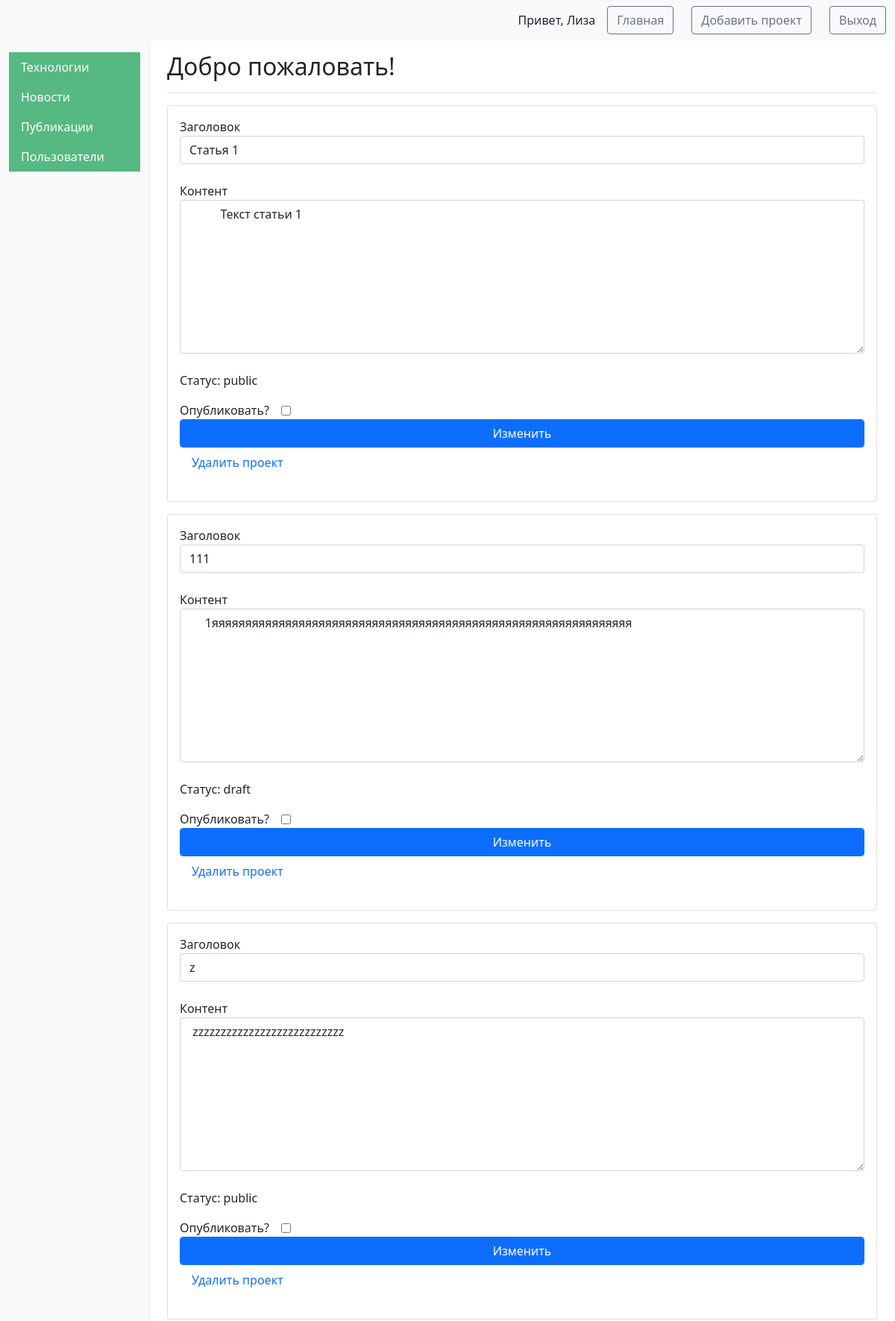
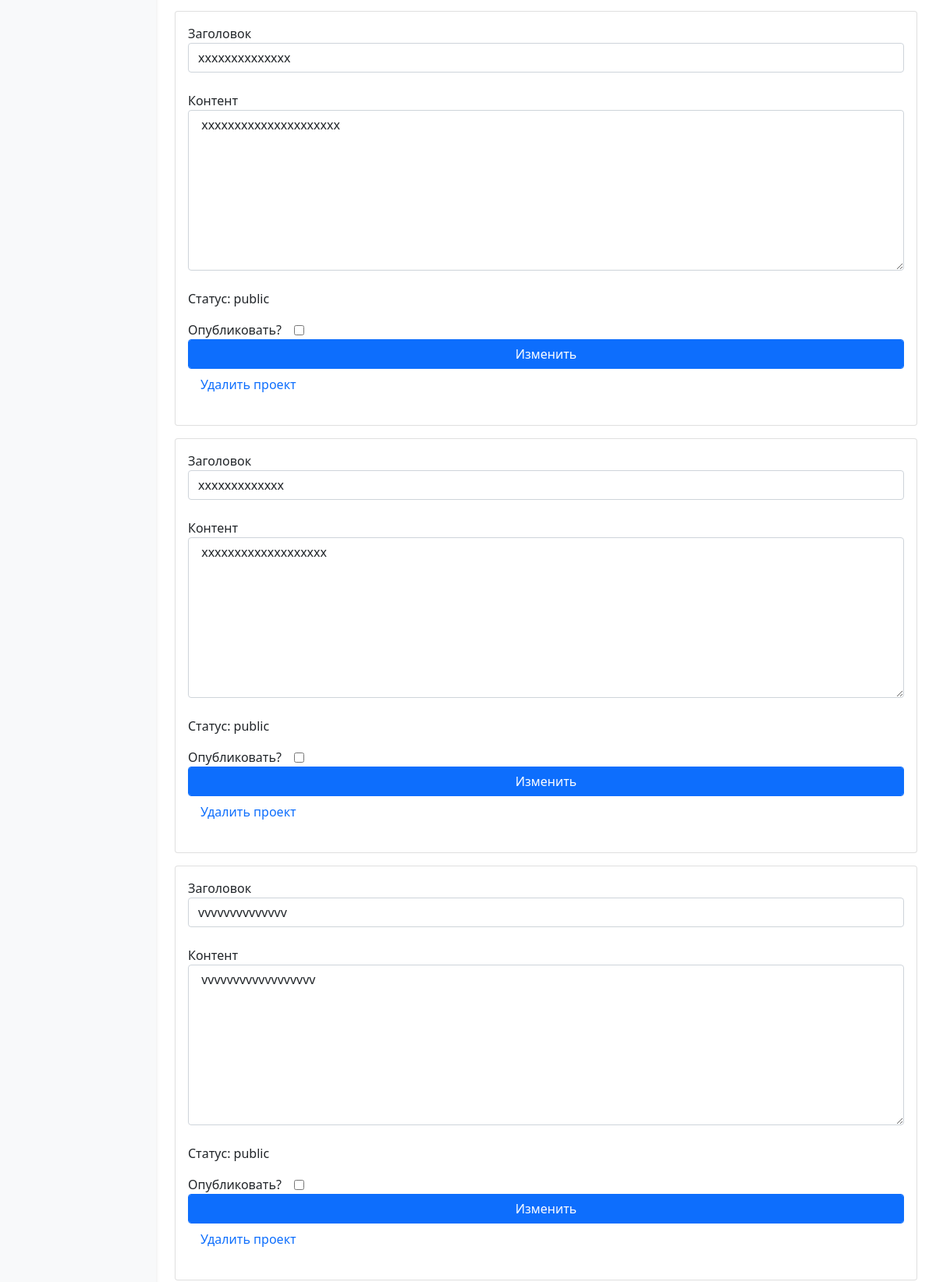
The page /post_admin (signed in, upper part) on the database its author committed (2 pictures, top to bottom).
### tables this page shows
CREATE TABLE users (
    id INTEGER PRIMARY KEY AUTOINCREMENT,
    name TEXT NOT NULL,
    email TEXT NOT NULL,
    psw TEXT NOT NULL,
    is_admin INTEGER NOT NULL
);

CREATE TABLE posts (
    id INTEGER PRIMARY KEY AUTOINCREMENT,
    created TIMESTAMP NOT NULL DEFAULT CURRENT_TIMESTAMP,
    title TEXT NOT NULL,
    content TEXT NOT NULL,
    status TEXT DEFAULT draft,
    author TEXT NOT NULL
);

### app.py (the view, shortened to what this page needs)
@app.route('/post_admin', methods=["POST", "GET"])
@login_required
def post_admin():
    data = None
    if int(current_user.get_admin()) == 1:
        data = dbase.getJSON()
    else:
        data = dbase.getUserPostsJSON(current_user.get_id())
    res = dbase.getAllUsers()
    return render_template(
        "post_admin.html",
        posts=data,
        res=res,
        user_name=current_user.get_name(),
        is_admin=int(current_user.get_admin())
    )

### DataBase.py (called while the page is built)
    def getJSON(self):
        sql = '''SELECT * FROM posts'''
        try:
            self.__cur.execute(sql)
            res = self.__cur.fetchall()
            if res:
                blocks_list = [dict(ix) for ix in res]
                return blocks_list
        except:
            return False
        return []

    def getUser(self, user_id):
        try:
            self.__cur.execute(
                f"SELECT * FROM users WHERE id = {user_id} LIMIT 1")
            res = self.__cur.fetchone()
            if not res:
                print("Пользователь не найден")
                return False
            return res
        except sqlite3.Error as e:
            print("Ошибка получения из БД "+str(e))
        return False

    def getAllUsers(self):
        try:
            self.__cur.execute(f"SELECT * FROM users")
            res = self.__cur.fetchall()
            print(res)
            if res:
                blocks_list = [dict(ix) for ix in res]
                print(blocks_list)
                return blocks_list
        except sqlite3.Error as e:
            print("Ошибка получения данных из БД "+str(e))
        return False

### UserLogin.py (called while the page is built)
    def fromDB(self, user_id, db):
        self.__user = db.getUser(user_id)
        return self

    def get_name(self):
        return str(self.__user['name'])

    def get_admin(self):
        return str(self.__user['is_admin'])

### app.py (called while the page is built)
@app.before_request
def before_request():
    global dbase
    db = get_db()
    dbase = DataBase(db)

@login_manager.user_loader  # Загрузка пользователя
def load_user(user_id):
    return UserLogin().fromDB(user_id, dbase)

def connect_db():
    conn = sqlite3.connect(app.config['DATABASE'], check_same_thread=False)
    conn.row_factory = sqlite3.Row
    return conn

def get_db():
    if not hasattr(g, 'link_db'):
        g.link_db = connect_db()
    return g.link_db

### templates/post_admin.html (shortened to what this page needs)
<!DOCTYPE html>
<html lang="en">
<head>
	<link href="https://cdn.jsdelivr.net/npm/bootstrap@5.1.3/dist/css/bootstrap.min.css" rel="stylesheet">
</head>
<body>
	<nav class="navbar navbar-expand-lg navbar-light bg-light">
		<div class="container-fluid">
			<div class="d-flex align-items-center">
				<span class="m3 me-3">Привет, {{user_name}}</span>
				<a href="{{ url_for('index') }}" class="btn btn-outline-secondary me-4">Главная</a>
				<a class="btn btn-outline-secondary me-4" href="{{url_for('addPost')}}">Добавить проект</a>
				<a href="{{ url_for('logout') }}" class="btn btn-outline-secondary">Выход</a>
			</div>
		</div>
	</nav>
	<div class="container-fluid">
		<div class="row">
			{% if is_admin == 1 %}
			<nav id="sidebarMenu" class="col-md-3 col-lg-2 d-md-block bg-light sidebar collapse">
				<div class="position-sticky pt-3">
					<ul class="nav flex-column">
						<li class="nav-item">
							<a class="nav-link active" aria-current="page" href="{{ url_for('tech_admin') }}">
								Технологии
							</a>
							<a class="nav-link active" aria-current="page" href="{{ url_for('news_admin') }}">
								Новости
							</a>
							<a class="nav-link active" aria-current="page" href="{{ url_for('post_admin') }}">
								Публикации
							</a>
							<a class="nav-link active" aria-current="page" href="{{ url_for('get_all_users') }}">
								Пользователи
							</a>
						</li>
					</ul>
				</div>
			</nav>
			{% endif %}
			<main class="col-md-9 ms-sm-auto col-lg-10 px-md-4">
				<div
					class="d-flex justify-content-between flex-wrap flex-md-nowrap align-items-center pt-3 pb-2 mb-3 border-bottom">
					<h1 class="h2">Добро пожаловать!</h1>
				</div>
				{% if posts == () %}
				<h5 class="card-title">Публикаций пока нет</h5>
				{% else %}
				{% for post in posts %}
				{% if is_admin == 1 %}
				<form action="{{url_for('post_admin')}}" method="post" class="form-contact">
					<div class="card mb-3">
						<div class="card-body">
							<label class="d-flex flex-column">Заголовок<input class="form-control" type="text"
									value="{{ post['title'] }}" name="title"> <br></label>
							<label class="d-flex flex-column">Контент<textarea class="form-control"
									value="{{ post['content'] }}" name="content" rows="8"
									cols="55"> {{ post['content'] }}</textarea> <br></label>
							<p>Статус: {{ post['status'] }}</p>
							<label class="d-flex gap-3 align-items-center">Опубликовать?<input id='testName'
									type='checkbox' value='public' name='status'></label>
							<p><button class="form-control color-primary btn btn-primary"
									type="submit">Изменить</button>
							<a class="nav-link active" aria-current="page" href="{{url_for('del_post', pk=post['id'])}} " onclick="return confirm('Вы уверены, что хотите удалить проект?');">
										Удалить проект
									</a>
						</div>
					</div>
				</form>
				{% endif %}
				{% endfor %}
				{% endif %}
			</main>
		</div>
	</div>
</body>
</html>

### templates/post_admin.html (style rules this page uses)
#sidebarMenu { min-height: 100vh; box-shadow: 0 2px 5px rgba(0, 0, 0, 0.1); z-index: 1000; }
.sidebar .nav-link { border-radius: 0; color: #333; }
.sidebar .nav-link.active { background-color: #56B883; color: white; }

### rows shown on the page
users: name "Лиза"
posts: title "Статья 1", content "Текст статьи 1", status "public"
posts: title "111", content "1яяяяяяяяяяяяяяяяяяяяяяяяяяяяяяяяяяяяяяяяяяяяяяяяяяяяяяяяяяяяяяя", status "draft"
posts: title "z", content "zzzzzzzzzzzzzzzzzzzzzzzzzzz", status "public"
posts: title "xxxxxxxxxxxxxx", content "xxxxxxxxxxxxxxxxxxxxx", status "public"
posts: title "xxxxxxxxxxxxx", content "xxxxxxxxxxxxxxxxxxx", status "public"
posts: title "vvvvvvvvvvvvvv", content "vvvvvvvvvvvvvvvvvv", status "public"
